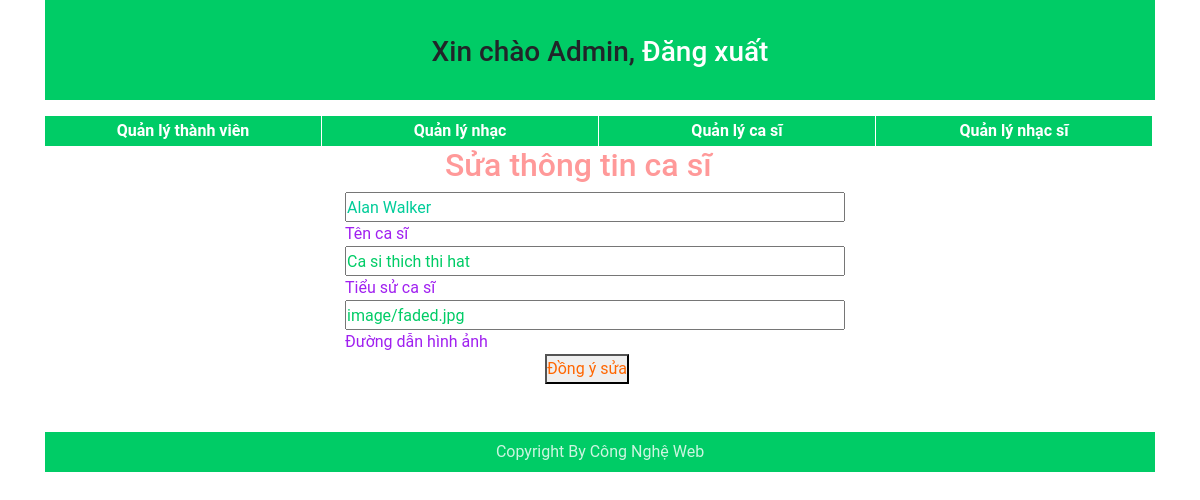
The app's page /bct/admin/edit_list_singer.php?sid=1 (signed in), older data.
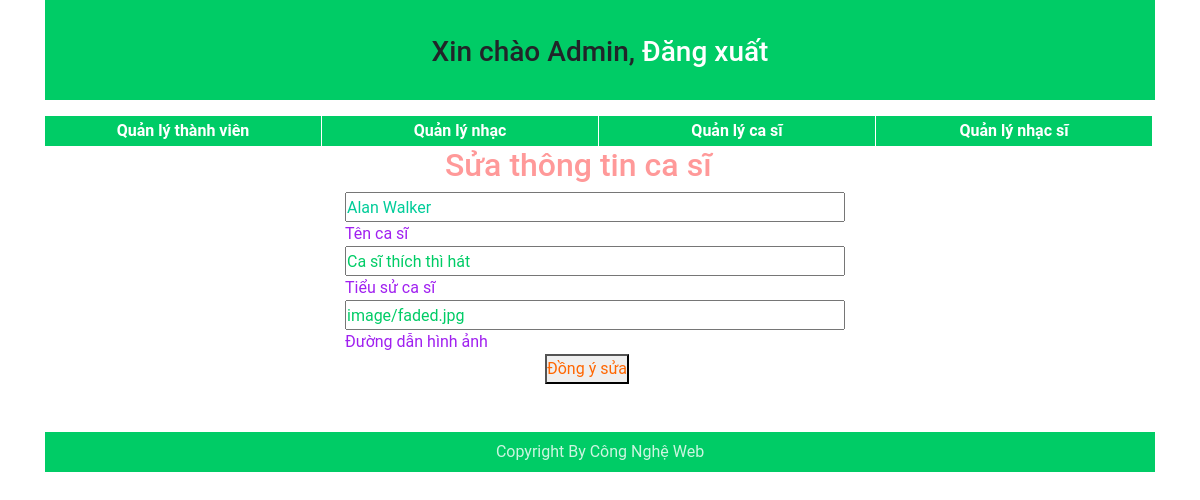
The same page, newer data.
### tables this page shows
CREATE TABLE `singer` (
  `sid` int(10) UNSIGNED NOT NULL,
  `sname` varchar(150) NOT NULL,
  `sinfomation` text NOT NULL,
  `simg` varchar(255) NOT NULL,
  `votelike` int(11) NOT NULL
);

### bct/models/database.php (called while the page is built, shortened)
<?php
	class database
	{
		protected $host = 'localhost';
		protected $name = 'root';
		protected $pass = '';
		protected $db = 'music_web_management';
		protected $conn;
		protected $result;
		public function connect()
		{
			$this->conn = mysqli_connect($this->host, $this->name, $this->pass, $this->db) or die('không thể kết nối tới database');
			$this->conn->set_charset('utf8');
		}
		public function query($sql)
		{
			if($this->conn)
			{
				$this->result = mysqli_query($this->conn, $sql);
			}
		}
		public function fetch_assoc()
		{
			if($this->conn)
			{
				$row = mysqli_fetch_assoc($this->result);
				return $row;
			}
		}
	}
?>

### bct/models/m_singer.php (called while the page is built, shortened)
<?php
	include("database.php");
	class singer extends database
	{
		public function m_get_singer($sid)
		{
			$sql = "SELECT * FROM singer WHERE sid = $sid ";
			$this->query($sql);
			$row = $this->fetch_assoc();
			return $row;
		}
	}
?>

### bct/admin/templates/table_edit_singer.php (the view)
<div style="margin-left: 300px;">
	<form action="edit_list_singer.php?sid=<?php echo $sid; ?>" method="post">
		<h2 style="color: #FF9999; margin-left: 100px;">Sửa thông tin ca sĩ</h2>
			<div>
				<input style="height: 30px; width: 500px; color: #00CC99;" type="text" name="sname" placeholder="Tên ca sĩ" value="<?php echo $row['sname']; ?>" required>
				<div style="color: #A020F0;">Tên ca sĩ</div>
			</div>
			<div>
				<input style="height: 30px; width: 500px; color: #00CC66;" type="text" name="sinfomation" placeholder="Tiểu sử ca sĩ" value="<?php echo $row['sinfomation']; ?>" required>
				<div style="color: #A020F0;">Tiểu sử ca sĩ</div>
			</div>
			<div>
				<input style="height: 30px; width: 500px; color: #00CC66;" type="text" name="simg" placeholder="Đường dẫn hình ảnh" value="<?php echo $row['simg']; ?>" required>
				<div style="color: #A020F0;">Đường dẫn hình ảnh</div>
			</div>
		<button style="height: 30px; color: #FF6600; margin-left: 200px;" type="submit" name="ok">Đồng ý sửa</button>
	</form>
</div>

Row changes from the older to the newer data that the page shows:
changed singer "Alan Walker": sinfomation "Ca si thich thi hat" → "Ca sĩ thích thì hát"
